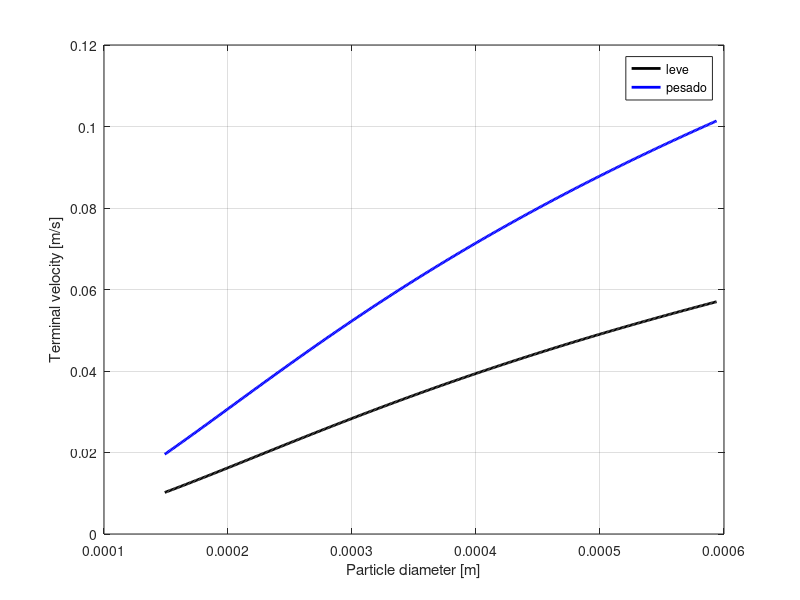

The MATLAB script that drew this image:
clear all

tic

rhosa = 2200; phia = 0.70;
rhosb = 3200; phib = 0.85;
rhof = 1000; mu = 1e-3;
b = 9.81;

Dpmin = 0.149e-3; Dpmax = 0.595e-3;

Re = @(Dp, U) Dp*U*rhof/mu;
CdRe2 = @(Dp, rhos) 4./3*(rhof*(rhos-rhof)*(Dp^3)*b)/(mu*mu); %Cd*Re^2
CdpRe = @(U, rhos) 4./3*(rhos-rhof)*mu*b/(rhof^2*(U^3));     %Cd/Re

K1 = @(phi) 0.843*log10(phi/0.065);
K2 = @(phi) 5.31-4.88*phi;

% Coelho and Massarani correlation 0.65<phi<=1 Re<5e4
fCd = @(K1,K2,Re) ((24./(K1*Re))^(0.85) + K2^(0.85))^(1./0.85);
fRe = @(K1,K2,CdRe2) ((24./(K1*CdRe2))^(1.2) + (K2/CdRe2)^(1.2/2))^(-1./1.2);
fRe2 = @(K1,K2,CdpRe) ((24./(K1*CdpRe))^(1.3/2) + (K2/CdpRe)^(1.3))^(1./1.3);

Dp = Dpmin;
i = 1;
while (Dp < Dpmax)
    x(i) = Dp;
    k1a = K1(phia); k1b = K1(phib);
    k2a = K2(phia); k2b = K2(phib);
    cdre2a = CdRe2(Dp,rhosa);
    cdre2b = CdRe2(Dp,rhosb);
    rea = fRe(k1a,k2a,cdre2a);
    reb = fRe(k1b,k2b,cdre2b);
    ua(i) = fzero(@(U) Re(Dp, U)-rea,0);
    ub(i) = fzero(@(U) Re(Dp, U)-reb,0);
    i = i + 1;
    Dp = Dp + 1e-6;
end

toc

plot(x,ua,'linewidth',2,'-k');
hold on;
plot(x,ub,'linewidth',2,'-b');
hold off;
legend('leve','pesado');
xlabel('Particle diameter [m]');
ylabel('Terminal velocity [m/s]');
grid;
